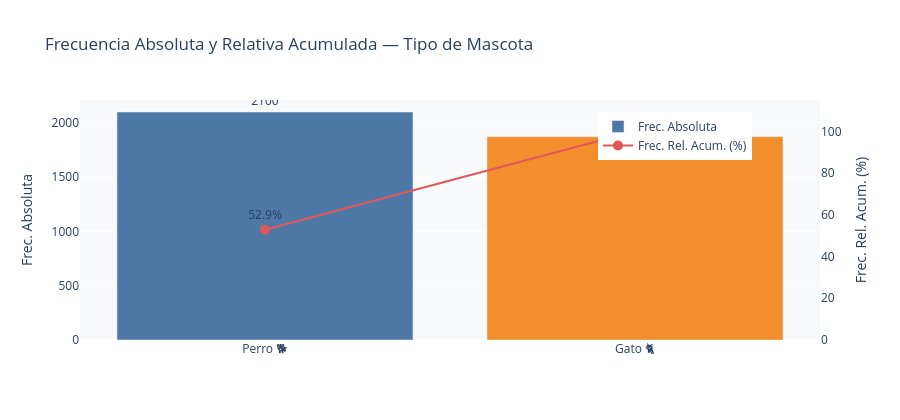

Source (notebook cell):
### Markdown cell above
### 5.1 · Tipo de Mascota

### Code cell
tbl_tipo = tabla_frecuencias(df["Type_Label"], "Tipo")
display(tbl_tipo)

fig = go.Figure()
fig.add_trace(go.Bar(
    x=tbl_tipo["Tipo"], y=tbl_tipo["Frec. Absoluta"],
    name="Frec. Absoluta",
    marker_color=[COLOR_DOG, COLOR_CAT],
    text=tbl_tipo["Frec. Absoluta"], textposition="outside",
    yaxis="y1"
))
fig.add_trace(go.Scatter(
    x=tbl_tipo["Tipo"], y=tbl_tipo["Frec. Rel. Acum. (%)"],
    name="Frec. Rel. Acum. (%)",
    mode="lines+markers+text",
    text=[f"{v:.1f}%" for v in tbl_tipo["Frec. Rel. Acum. (%)"]],
    textposition="top center",
    marker=dict(size=10, color="#E15759"),
    line=dict(color="#E15759", width=2),
    yaxis="y2"
))
fig.update_layout(
    title="Frecuencia Absoluta y Relativa Acumulada — Tipo de Mascota",
    yaxis=dict(title="Frec. Absoluta", showgrid=True),
    yaxis2=dict(title="Frec. Rel. Acum. (%)", overlaying="y",
                side="right", range=[0,115], showgrid=False),
    legend=dict(x=0.7, y=0.95), plot_bgcolor=BG_COLOR,
    paper_bgcolor="white", height=420
)
fig.show()

### Figure 1 — Plotly figure (JSON) as saved in the notebook; plotly's stock layout.template omitted (floating-point values rounded to 4 significant figures)
{"data": [{"marker": {"color": ["#4E79A7", "#F28E2B"]}, "name": "Frec. Absoluta", "text": [2100.0, 1872.0], "textposition": "outside", "type": "bar", "x": ["Perro 🐕", "Gato 🐈"], "y": [2100, 1872], "yaxis": "y"}, {"line": {"color": "#E15759", "width": 2}, "marker": {"color": "#E15759", "size": 10}, "mode": "lines+markers+text", "name": "Frec. Rel. Acum. (%)", "text": ["52.9%", "100.0%"], "textposition": "top center", "type": "scatter", "x": ["Perro 🐕", "Gato 🐈"], "y": [52.87, 100.0], "yaxis": "y2"}], "layout": {"height": 420, "legend": {"x": 0.7, "y": 0.95}, "paper_bgcolor": "white", "plot_bgcolor": "#F8F9FA", "title": {"text": "Frecuencia Absoluta y Relativa Acumulada — Tipo de Mascota"}, "yaxis": {"showgrid": true, "title": {"text": "Frec. Absoluta"}}, "yaxis2": {"overlaying": "y", "range": [0, 115], "showgrid": false, "side": "right", "title": {"text": "Frec. Rel. Acum. (%)"}}}}
